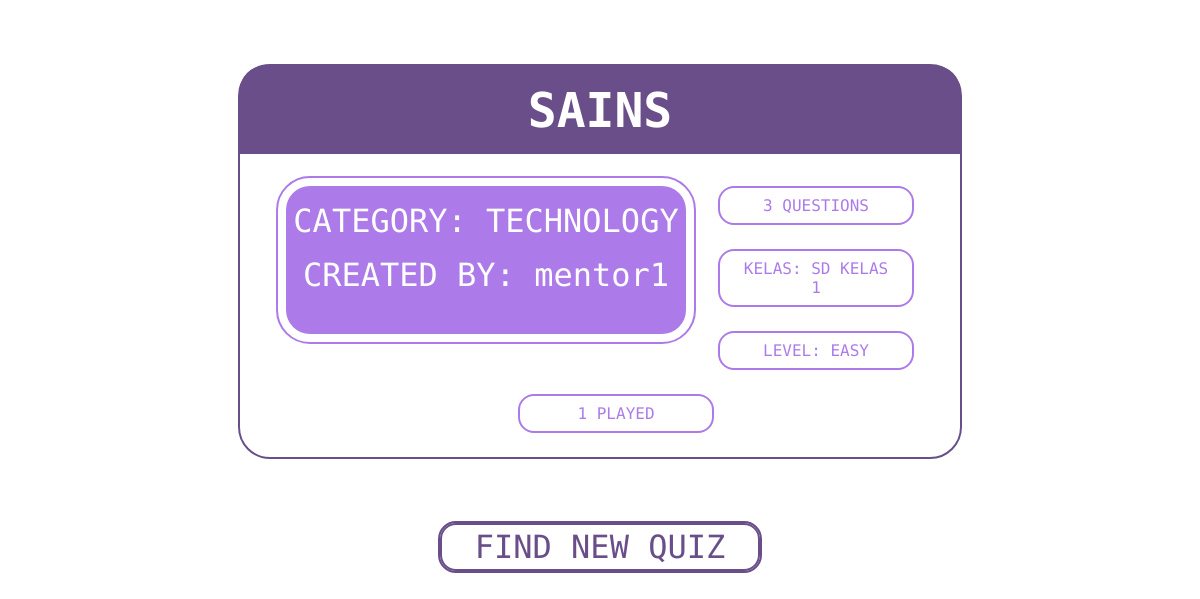
Screenshot of /quiz-details.php?play=38 with the database file from the repository.
### tables this page shows
CREATE TABLE `kuis` (
  `id_kuis` int(11) NOT NULL,
  `nama_kuis` varchar(100) NOT NULL,
  `id_pembuat` int(11) NOT NULL,
  `id_kategori` int(11) NOT NULL,
  `level` varchar(100) NOT NULL,
  `id_kelas` int(11) NOT NULL
);

CREATE TABLE `kategori` (
  `id_kategori` int(11) NOT NULL,
  `nama_kategori` varchar(100) NOT NULL
);

CREATE TABLE `kelas` (
  `id_kelas` int(11) NOT NULL,
  `nama_kelas` varchar(40) NOT NULL
);

### quiz-details.php (the view, shortened to what this page needs)
<?php
include('db.php');
if(isset($_GET['play'])){
    $id = $_GET['play'];
}
$select_play = "SELECT * FROM `kuis` WHERE id_kuis = $id";
$result = mysqli_query($host, $select_play);
$row = mysqli_fetch_array($result);
$sql_play = "SELECT * FROM `quiz_pengguna` WHERE id_kuis = $id";
$query_play = mysqli_query($host, $sql_play);
$count_play = mysqli_num_rows($query_play);
?>
<!DOCTYPE html>
<html lang="en">
<head>
</head>
<body>
    <form action="" method="post" class="playmenu" >
    <h1><?php echo $row['nama_kuis'];?></h1>
    <?php
    $get_id_kategori = $row['id_kategori'];
    $select_category = "SELECT kategori.nama_kategori, kuis.id_kategori FROM kategori INNER JOIN kuis ON kategori.id_kategori = $get_id_kategori;";
    $result_category = mysqli_query($host, $select_category);
    $row_category = mysqli_fetch_array($result_category);
    ?>
    <div class="info-con">
    <div class="quiz-info">
    <h2><?php echo "CATEGORY: ".$row_category['nama_kategori']; ?></h2>
    <?php
    $get_id_pembuat = $row['id_pembuat'];
    $select_pembuat = "SELECT pengguna.username, kuis.id_pembuat FROM pengguna INNER JOIN kuis ON pengguna.id_user = $get_id_pembuat;";
    $id_get = mysqli_query($host, $select_pembuat);
    $row_id = mysqli_fetch_array($id_get);?>
    <h2 class="creator" ><?php echo "CREATED BY: ".$row_id['username']; ?></h2>
    <?php
     $get_id_kelas = $row['id_kelas'];
     $select_kelas = "SELECT kelas.nama_kelas, kuis.id_kelas FROM kelas INNER JOIN kuis ON kuis.id_kelas = $get_id_kelas;";
     $name_get = mysqli_query($host, $select_kelas);
     $row_kelas = mysqli_fetch_array($name_get);
    $select_question = "SELECT * FROM soal WHERE id_kuis = $id";
    $res_sel = mysqli_query($host, $select_question);
    $count_ques = mysqli_num_rows($res_sel);
    ?>
    </div>
    <div class="info">
    <span class="count-ques"> <?php echo $count_ques." QUESTIONS"; ?></span>
    <span class="count-ques"> <?php echo "KELAS: ".$row_kelas['nama_kelas']; ?></span>
    <span class="count-ques"> <?php echo "LEVEL: ". strtoupper($row['level']); ?></span>
    </div>
    </div>
    <span class="count-ques"> <?php echo  $count_play." PLAYED"; ?></span>
</form>
<a href="page-mentor.php"><button class="back-button">FIND NEW QUIZ</button></a>
</body>
</html>

### quiz-details.php (style rules this page uses)
* { margin: 0; padding: 0; }
html { scroll-behavior: smooth; }
body { -ms-overflow-style: none; scrollbar-width: none; font-family: 'Share Tech Mono', monospace; display: flex; flex-direction: column; align-items: center; }
.creator { margin-bottom: 40px; }
.count-ques { background-color: #FFFFFF; width: 160px; padding: 8px 16px 8px 16px ; border: 2px solid #AD7BE9; border-radius: 16px; color: #AD7BE9; text-align: center; margin-left: 32px; margin-bottom: 24px; }
.playmenu { border: 2px solid #694E8A; border-radius: 32px; width: 720px; margin-top: 64px; display: flex; flex-direction: column; align-items: center; }
.info-con { display: flex; }
.info { margin-top: 32px; display: flex; flex-direction: column; }
h1 { font-size: 48px; padding-top: 16px; padding-bottom: 16px; color: #FFFFFF; background-color: #694E8A; width: 100%; font-weight: 550; border-radius: 24px 24px 0 0; text-align: center; }
h2 { text-align: center; }
.quiz-info { background-color: #AD7BE9; width: 400px; height: 148px; border-radius: 24px; outline: 2px solid #AD7BE9; outline-offset: 8px; margin-top: 32px; }
.quiz-info h2 { font-size: 32px; margin-top: 16px; color: #FFFFFF; font-weight: 400; text-align: center; }
.back-button { background-color: #FFFFFF; margin-top: 64px; width: 320px; height: 48px; border-radius: 16px; border: none; margin-bottom: 48px; font-family: 'Share Tech Mono', monospace; color: #694E8A; font-size: 32px; outline: 2px solid #694E8A; border: 2px solid #694E8A; transition: 0.2s; }

### rows the page displays
kuis: nama_kuis "SAINS", level "EASY"
kategori: nama_kategori "TECHNOLOGY"
kelas: nama_kelas "SD KELAS 1"

### other values shown
$row_id['username'] "mentor1"
$count_ques "3"
$count_play "1"
